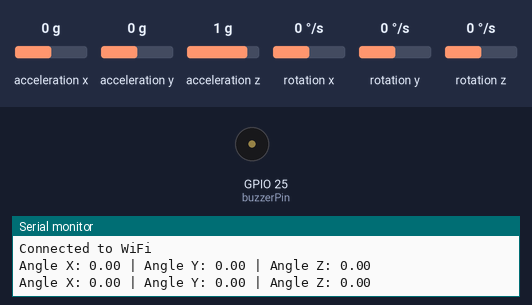
Simulated run of this sketch. Board: ESP32. Shown: buzzer (waves = sounding), the last lines printed to the serial monitor. Wiring (inferred from the names in the program): MPU-6050 motion sensor at I2C address 0x68. The inputs (shaded band) are chosen by the test bench; at power-on: rotation x 0 °/s, rotation y 0 °/s, rotation z 0 °/s, acceleration x 0 g, acceleration y 0 g, acceleration z 1 g. WiFi joins after 1.5 s; servers stay silent unless stated.

Above: at 3.2 s.
3.3 s: rotation x set to -4 °/s
5.2 s: rotation x set to -7 °/s
At 6.3 s:
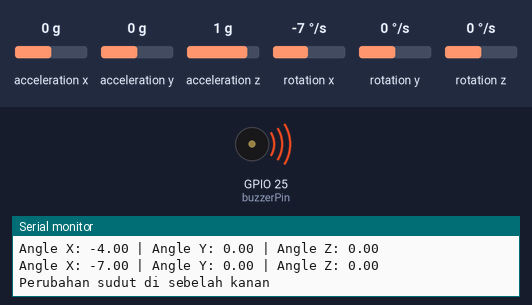
8.2 s: rotation y set to -192 °/s
At 8.34 s:
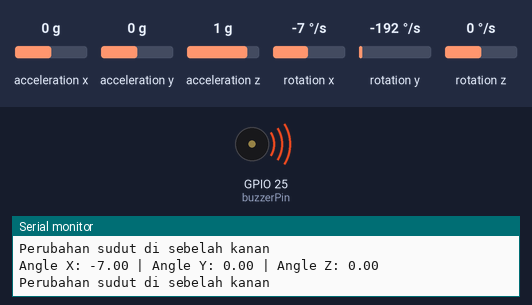
11.2 s: rotation z set to -192 °/s
14.2 s: rotation x set to 0 °/s
17.2 s: rotation y set to 0 °/s
Timing chart, 0 to 21.2 s (numbered marks = the images above; inputs shaded):
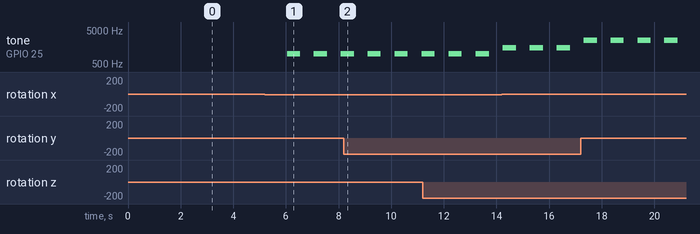

The sketch:

prak2.ino
```cpp
#include <Wire.h>
#include <MPU6050.h>
#include <WiFi.h>

MPU6050 mpu;

const char* ssid = "imelda";
const char* password = "imelda123";

const float threshold = 5.0; // Ambang perubahan sudut yang akan memicu bunyi
const int buzzerPin = 25;

void setup() {
  Serial.begin(9600);
  WiFi.begin(ssid, password);

  while (WiFi.status() != WL_CONNECTED) {
    delay(1000);
    Serial.println("Connecting to WiFi...");
  }
  Serial.println("Connected to WiFi");

  Wire.begin();
  Wire.beginTransmission(0x68); // Alamat MPU6050
  Wire.write(0x6B); // PWR_MGMT_1 register
  Wire.write(0); // Matikan sleep mode
  Wire.endTransmission(true);

  pinMode(buzzerPin, OUTPUT);
}

void loop() {
  // Baca data dari sensor MPU6050
  int16_t ax, ay, az, gx, gy, gz;
  mpu.getMotion6(&ax, &ay, &az, &gx, &gy, &gz);

  // Hitung sudut perubahan
  float angleX = (gx / 131.0); // Faktor pengali sesuai spesifikasi sensor
  float angleY = (gy / 131.0);
  float angleZ = (gz / 131.0);

  // Tampilkan nilai sudut pada Serial Monitor
  Serial.print("Angle X: ");
  Serial.print(angleX);
  Serial.print(" | Angle Y: ");
  Serial.print(angleY);
  Serial.print(" | Angle Z: ");
  Serial.println(angleZ);

  // Periksa perubahan sudut
  if (abs(angleX) > threshold) {
    digitalWrite(buzzerPin, HIGH);
    // Bunyi buzzer yang berbeda untuk sudut kanan
    tone(buzzerPin, 1000, 500); // Contoh nada 1000Hz selama 500ms
    Serial.println("Perubahan sudut di sebelah kanan");
  } else if (abs(angleY) > threshold) {
    digitalWrite(buzzerPin, HIGH);
    // Bunyi buzzer yang berbeda untuk sudut kiri
    tone(buzzerPin, 1500, 500); // Contoh nada 1500Hz selama 500ms
    Serial.println("Perubahan sudut di sebelah kiri");
  } else if (angleZ > threshold) {
    digitalWrite(buzzerPin, HIGH);
    // Bunyi buzzer yang berbeda untuk sudut depan
    tone(buzzerPin, 2000, 500); // Contoh nada 2000Hz selama 500ms
    Serial.println("Perubahan sudut di depan");
  } else if (angleZ < -threshold) {
    digitalWrite(buzzerPin, HIGH);
    // Bunyi buzzer yang berbeda untuk sudut belakang
    tone(buzzerPin, 2500, 500); // Contoh nada 2500Hz selama 500ms
    Serial.println("Perubahan sudut di belakang");
  } else {
    noTone(buzzerPin); // Matikan bunyi buzzer jika tidak ada perubahan sudut
  }

  delay(1000); // Delay 1 detik
}
```

Measured:
- the behaviour switches between -5 and -6 °/s on rotation x (found by bisection; images 0 and 1)
- after the input at 5.2 s, tone on GPIO 25 (buzzerPin): alternates 1000 Hz for 0.50 s and silent for 0.52 s, starting after 0.84 s
